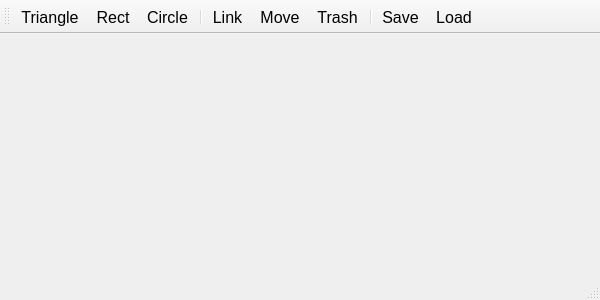
<?xml version="1.0" encoding="UTF-8"?>
<ui version="4.0">
 <class>QtWidgetsApplication1Class</class>
 <widget class="QMainWindow" name="QtWidgetsApplication1Class">
  <property name="geometry">
   <rect>
    <x>0</x>
    <y>0</y>
    <width>600</width>
    <height>300</height>
   </rect>
  </property>
  <property name="minimumSize">
   <size>
    <width>600</width>
    <height>300</height>
   </size>
  </property>
  <property name="font">
   <font>
    <pointsize>12</pointsize>
   </font>
  </property>
  <property name="windowTitle">
   <string>Test App</string>
  </property>
  <widget class="PaintedWidget" name="centralWidget">
   <property name="focusPolicy">
    <enum>Qt::StrongFocus</enum>
   </property>
   <layout class="QVBoxLayout" name="verticalLayout">
    <property name="spacing">
     <number>0</number>
    </property>
    <property name="leftMargin">
     <number>0</number>
    </property>
    <property name="topMargin">
     <number>0</number>
    </property>
    <property name="rightMargin">
     <number>0</number>
    </property>
    <property name="bottomMargin">
     <number>0</number>
    </property>
   </layout>
  </widget>
  <widget class="QStatusBar" name="statusBar"/>
  <widget class="QToolBar" name="toolBar">
   <attribute name="toolBarArea">
    <enum>TopToolBarArea</enum>
   </attribute>
   <attribute name="toolBarBreak">
    <bool>false</bool>
   </attribute>
   <addaction name="actionTriangle"/>
   <addaction name="actionRect"/>
   <addaction name="actionCircle"/>
   <addaction name="separator"/>
   <addaction name="actionLink"/>
   <addaction name="actionMove"/>
   <addaction name="actionTrash"/>
   <addaction name="separator"/>
   <addaction name="actionSave"/>
   <addaction name="actionLoad"/>
  </widget>
   <actiongroup name="RadioButtons">
   <action name="actionTriangle">
   <property name="checkable">
    <bool>true</bool>
   </property>
   <property name="icon">
    <iconset resource="QtWidgetsApplication1.qrc">
     <normaloff>:/QtWidgetsApplication1/Images/Triangle.png</normaloff>:/QtWidgetsApplication1/Images/Triangle.png</iconset>
   </property>
   <property name="text">
    <string>Triangle</string>
   </property>
   <property name="toolTip">
    <string>Draws a triangle</string>
   </property>
  </action>
  <action name="actionRect">
   <property name="checkable">
    <bool>true</bool>
   </property>
   <property name="icon">
    <iconset resource="QtWidgetsApplication1.qrc">
     <normaloff>:/QtWidgetsApplication1/Images/Box.png</normaloff>:/QtWidgetsApplication1/Images/Box.png</iconset>
   </property>
   <property name="text">
    <string>Rect</string>
   </property>
   <property name="toolTip">
    <string>Draws a rectangle</string>
   </property>
  </action>
  <action name="actionCircle">
   <property name="checkable">
    <bool>true</bool>
   </property>
   <property name="icon">
    <iconset resource="QtWidgetsApplication1.qrc">
     <normaloff>:/QtWidgetsApplication1/Images/Circle.png</normaloff>:/QtWidgetsApplication1/Images/Circle.png</iconset>
   </property>
   <property name="text">
    <string>Circle</string>
   </property>
   <property name="toolTip">
    <string>Draws a circle</string>
   </property>
  </action>
  <action name="actionLink">
   <property name="checkable">
    <bool>true</bool>
   </property>
   <property name="icon">
    <iconset resource="QtWidgetsApplication1.qrc">
     <normaloff>:/QtWidgetsApplication1/Images/Link.png</normaloff>:/QtWidgetsApplication1/Images/Link.png</iconset>
   </property>
   <property name="text">
    <string>Link</string>
   </property>
   <property name="toolTip">
    <string>Links two shapes</string>
   </property>
  </action>
  <action name="actionMove">
   <property name="checkable">
    <bool>true</bool>
   </property>
   <property name="icon">
    <iconset resource="QtWidgetsApplication1.qrc">
     <normaloff>:/QtWidgetsApplication1/Images/Pan.png</normaloff>:/QtWidgetsApplication1/Images/Pan.png</iconset>
   </property>
   <property name="text">
    <string>Move</string>
   </property>
   <property name="toolTip">
    <string>Moves a shape</string>
   </property>
  </action>
  <action name="actionTrash">
   <property name="checkable">
    <bool>true</bool>
   </property>
   <property name="icon">
    <iconset resource="QtWidgetsApplication1.qrc">
     <normaloff>:/QtWidgetsApplication1/Images/Trash.png</normaloff>:/QtWidgetsApplication1/Images/Trash.png</iconset>
   </property>
   <property name="text">
    <string>Trash</string>
   </property>
   <property name="toolTip">
    <string>Removes a shape</string>
   </property>
  </action>
   </actiongroup>
   <action name="actionSave">
   <property name="icon">
    <iconset resource="QtWidgetsApplication1.qrc">
     <normaloff>:/QtWidgetsApplication1/Images/Save.png</normaloff>:/QtWidgetsApplication1/Images/Save.png</iconset>
   </property>
   <property name="text">
    <string>Save</string>
   </property>
   <property name="toolTip">
    <string>Saves shapes to file</string>
   </property>
  </action>
  <action name="actionLoad">
   <property name="icon">
    <iconset resource="QtWidgetsApplication1.qrc">
     <normaloff>:/QtWidgetsApplication1/Images/Load.png</normaloff>:/QtWidgetsApplication1/Images/Load.png</iconset>
   </property>
   <property name="text">
    <string>Load</string>
   </property>
   <property name="toolTip">
    <string>Loads shapes from file</string>
   </property>
  </action>
 </widget>
 <layoutdefault spacing="6" margin="11"/>
 <customwidgets>
  <customwidget>
   <class>PaintedWidget</class>
   <extends>QWidget</extends>
   <header>PaintedWidget.h</header>
   <container>1</container>
  </customwidget>
 </customwidgets>
 <resources>
  <include location="QtWidgetsApplication1.qrc"/>
 </resources>
 <connections/>
</ui>
